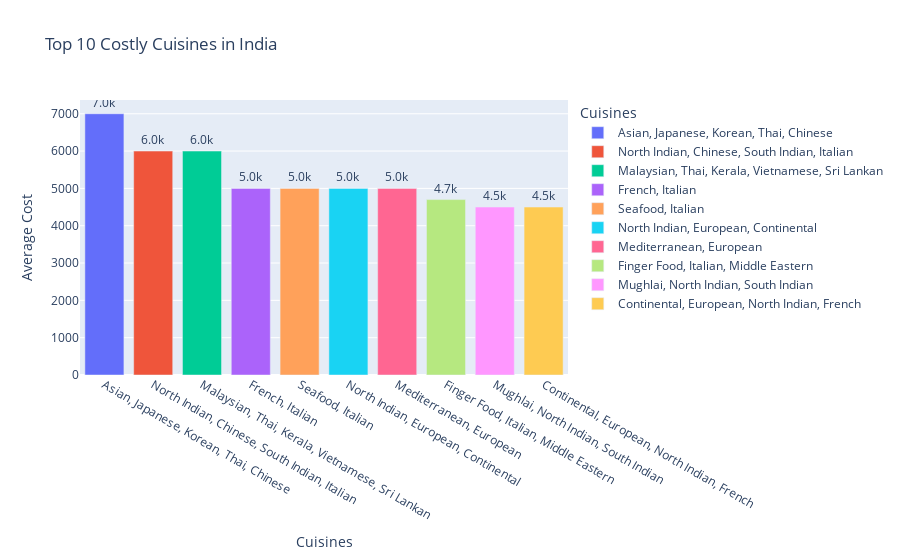

This figure's notebook cell:
### Code cell
#3 Top 10 Costly Cuisines in India

# Assuming your dataframe is named 'zomato_data'
# Replace 'zomato_data' with your actual dataframe name if different

# Filter data for restaurants in India
indian_restaurants = zomato_data[zomato_data['Country'] == 'India']

# Calculate average cost for each cuisine
cuisine_avg_cost = indian_restaurants.groupby('Cuisines')['Average Cost for two'].mean().reset_index()
cuisine_avg_cost = cuisine_avg_cost.sort_values(by='Average Cost for two', ascending=False)

# Plot bar chart
fig = px.bar(cuisine_avg_cost.head(10), x='Cuisines', y='Average Cost for two', 
             title='Top 10 Costly Cuisines in India', color='Cuisines',
             text='Average Cost for two', 
             labels={'Average Cost for two': 'Average Cost'})
fig.update_traces(texttemplate='%{text:.2s}', textposition='outside')
fig.update_layout(yaxis=dict(title='Average Cost'))
fig.show()

### Figure 1 — Plotly figure (JSON) as saved in the notebook; plotly's stock layout.template omitted (floating-point values rounded to 4 significant figures)
{"data": [{"alignmentgroup": "True", "hovertemplate": "Cuisines=%{x}<br>Average Cost=%{text}<extra></extra>", "legendgroup": "Asian, Japanese, Korean, Thai, Chinese", "marker": {"color": "#636efa", "pattern": {"shape": ""}}, "name": "Asian, Japanese, Korean, Thai, Chinese", "offsetgroup": "Asian, Japanese, Korean, Thai, Chinese", "orientation": "v", "showlegend": true, "text": [7000], "textposition": "outside", "texttemplate": "%{text:.2s}", "type": "bar", "x": ["Asian, Japanese, Korean, Thai, Chinese"], "xaxis": "x", "y": [7000], "yaxis": "y"}, {"alignmentgroup": "True", "hovertemplate": "Cuisines=%{x}<br>Average Cost=%{text}<extra></extra>", "legendgroup": "North Indian, Chinese, South Indian, Italian", "marker": {"color": "#EF553B", "pattern": {"shape": ""}}, "name": "North Indian, Chinese, South Indian, Italian", "offsetgroup": "North Indian, Chinese, South Indian, Italian", "orientation": "v", "showlegend": true, "text": [6000], "textposition": "outside", "texttemplate": "%{text:.2s}", "type": "bar", "x": ["North Indian, Chinese, South Indian, Italian"], "xaxis": "x", "y": [6000], "yaxis": "y"}, {"alignmentgroup": "True", "hovertemplate": "Cuisines=%{x}<br>Average Cost=%{text}<extra></extra>", "legendgroup": "Malaysian, Thai, Kerala, Vietnamese, Sri Lankan", "marker": {"color": "#00cc96", "pattern": {"shape": ""}}, "name": "Malaysian, Thai, Kerala, Vietnamese, Sri Lankan", "offsetgroup": "Malaysian, Thai, Kerala, Vietnamese, Sri Lankan", "orientation": "v", "showlegend": true, "text": [6000], "textposition": "outside", "texttemplate": "%{text:.2s}", "type": "bar", "x": ["Malaysian, Thai, Kerala, Vietnamese, Sri Lankan"], "xaxis": "x", "y": [6000], "yaxis": "y"}, {"alignmentgroup": "True", "hovertemplate": "Cuisines=%{x}<br>Average Cost=%{text}<extra></extra>", "legendgroup": "French, Italian", "marker": {"color": "#ab63fa", "pattern": {"shape": ""}}, "name": "French, Italian", "offsetgroup": "French, Italian", "orientation": "v", "showlegend": true, "text": [5000], "textposition": "outside", "texttemplate": "%{text:.2s}", "type": "bar", "x": ["French, Italian"], "xaxis": "x", "y": [5000], "yaxis": "y"}, {"alignmentgroup": "True", "hovertemplate": "Cuisines=%{x}<br>Average Cost=%{text}<extra></extra>", "legendgroup": "Seafood, Italian", "marker": {"color": "#FFA15A", "pattern": {"shape": ""}}, "name": "Seafood, Italian", "offsetgroup": "Seafood, Italian", "orientation": "v", "showlegend": true, "text": [5000], "textposition": "outside", "texttemplate": "%{text:.2s}", "type": "bar", "x": ["Seafood, Italian"], "xaxis": "x", "y": [5000], "yaxis": "y"}, {"alignmentgroup": "True", "hovertemplate": "Cuisines=%{x}<br>Average Cost=%{text}<extra></extra>", "legendgroup": "North Indian, European, Continental", "marker": {"color": "#19d3f3", "pattern": {"shape": ""}}, "name": "North Indian, European, Continental", "offsetgroup": "North Indian, European, Continental", "orientation": "v", "showlegend": true, "text": [5000], "textposition": "outside", "texttemplate": "%{text:.2s}", "type": "bar", "x": ["North Indian, European, Continental"], "xaxis": "x", "y": [5000], "yaxis": "y"}, {"alignmentgroup": "True", "hovertemplate": "Cuisines=%{x}<br>Average Cost=%{text}<extra></extra>", "legendgroup": "Mediterranean, European", "marker": {"color": "#FF6692", "pattern": {"shape": ""}}, "name": "Mediterranean, European", "offsetgroup": "Mediterranean, European", "orientation": "v", "showlegend": true, "text": [5000], "textposition": "outside", "texttemplate": "%{text:.2s}", "type": "bar", "x": ["Mediterranean, European"], "xaxis": "x", "y": [5000], "yaxis": "y"}, {"alignmentgroup": "True", "hovertemplate": "Cuisines=%{x}<br>Average Cost=%{text}<extra></extra>", "legendgroup": "Finger Food, Italian, Middle Eastern", "marker": {"color": "#B6E880", "pattern": {"shape": ""}}, "name": "Finger Food, Italian, Middle Eastern", "offsetgroup": "Finger Food, Italian, Middle Eastern", "orientation": "v", "showlegend": true, "text": [4700], "textposition": "outside", "texttemplate": "%{text:.2s}", "type": "bar", "x": ["Finger Food, Italian, Middle Eastern"], "xaxis": "x", "y": [4700], "yaxis": "y"}, {"alignmentgroup": "True", "hovertemplate": "Cuisines=%{x}<br>Average Cost=%{text}<extra></extra>", "legendgroup": "Mughlai, North Indian, South Indian", "marker": {"color": "#FF97FF", "pattern": {"shape": ""}}, "name": "Mughlai, North Indian, South Indian", "offsetgroup": "Mughlai, North Indian, South Indian", "orientation": "v", "showlegend": true, "text": [4500], "textposition": "outside", "texttemplate": "%{text:.2s}", "type": "bar", "x": ["Mughlai, North Indian, South Indian"], "xaxis": "x", "y": [4500], "yaxis": "y"}, {"alignmentgroup": "True", "hovertemplate": "Cuisines=%{x}<br>Average Cost=%{text}<extra></extra>", "legendgroup": "Continental, European, North Indian, French", "marker": {"color": "#FECB52", "pattern": {"shape": ""}}, "name": "Continental, European, North Indian, French", "offsetgroup": "Continental, European, North Indian, French", "orientation": "v", "showlegend": true, "text": [4500], "textposition": "outside", "texttemplate": "%{text:.2s}", "type": "bar", "x": ["Continental, European, North Indian, French"], "xaxis": "x", "y": [4500], "yaxis": "y"}], "layout": {"barmode": "relative", "legend": {"title": {"text": "Cuisines"}, "tracegroupgap": 0}, "title": {"text": "Top 10 Costly Cuisines in India"}, "xaxis": {"anchor": "y", "categoryarray": ["Asian, Japanese, Korean, Thai, Chinese", "North Indian, Chinese, South Indian, Italian", "Malaysian, Thai, Kerala, Vietnamese, Sri Lankan", "French, Italian", "Seafood, Italian", "North Indian, European, Continental", "Mediterranean, European", "Finger Food, Italian, Middle Eastern", "Mughlai, North Indian, South Indian", "Continental, European, North Indian, French"], "categoryorder": "array", "domain": [0, 1], "title": {"text": "Cuisines"}}, "yaxis": {"anchor": "x", "domain": [0, 1], "title": {"text": "Average Cost"}}}}
